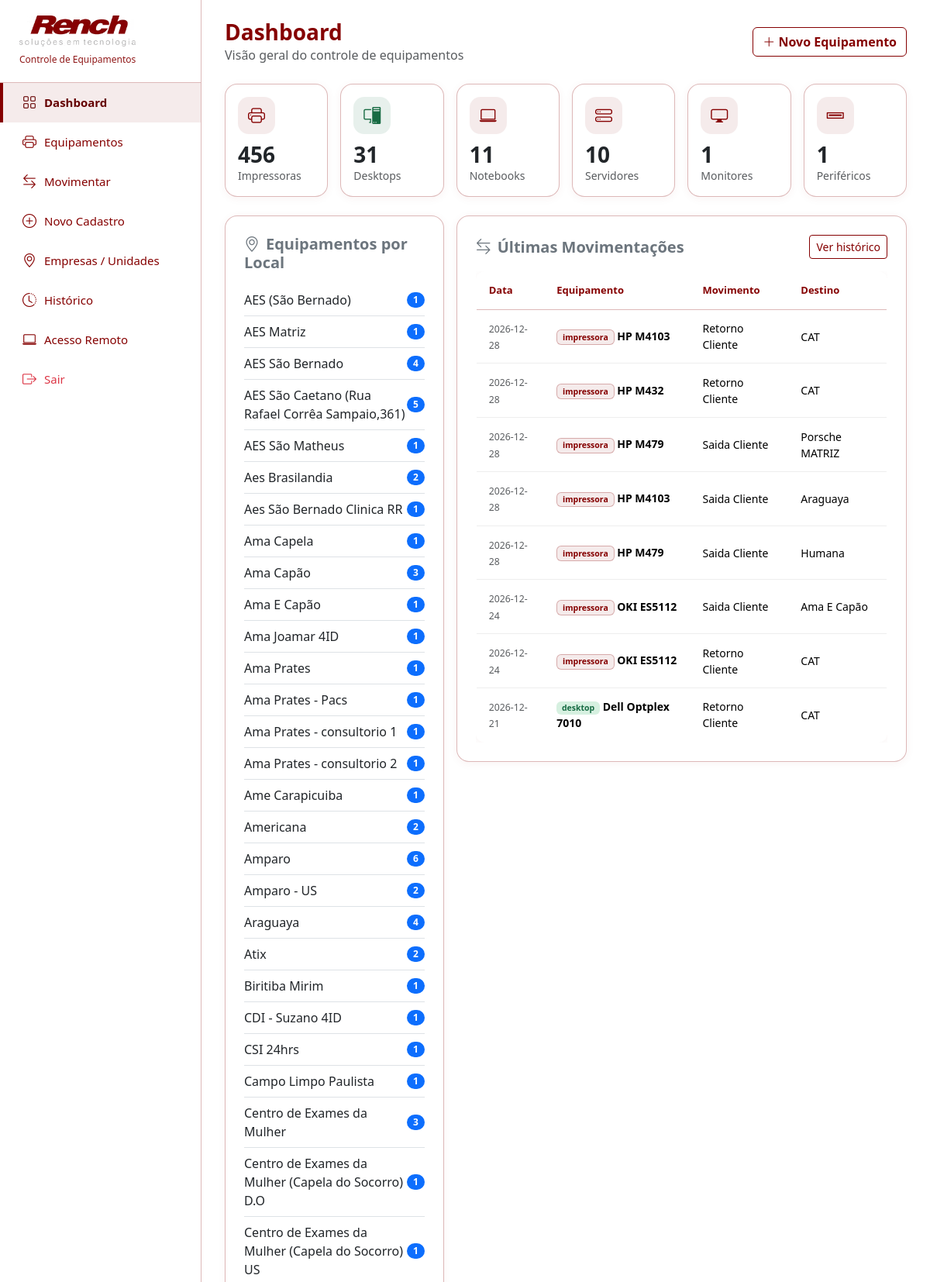
/ (signed in, upper part), run on the app's committed database.
### tables this page shows
CREATE TABLE equipamentos (
            id INTEGER PRIMARY KEY AUTOINCREMENT,
            codigo TEXT,
            tipo_equipamento TEXT NOT NULL CHECK(tipo_equipamento IN ('impressora','desktop','notebook','servidor','monitor','periferico')),
            fabricante TEXT,
            modelo TEXT NOT NULL,
            numero_serie TEXT,
            patrimonio TEXT,
            
            -- Campos especificos IMPRESSORA
            funcao TEXT CHECK(funcao IN ('impressora','multifuncional')),
            tipo_impressao TEXT CHECK(tipo_impressao IN ('laser','jato_de_tinta','etiqueta','termica')),
            tamanho_papel TEXT CHECK(tamanho_papel IN ('A3','A4','etiqueta','cupom')),
            funcionalidades TEXT,
            contador_mono INTEGER DEFAULT 0,
            contador_color INTEGER DEFAULT 0,
            
            -- Campos especificos COMPUTADOR/SERVIDOR
            processador_modelo TEXT,
            processador_geracao TEXT,
            processador_velocidade TEXT,
            memoria_capacidade TEXT,
            memoria_tipo TEXT,
            memoria_barramento TEXT,
            memoria_velocidade TEXT,
            armazenamento_1_capacidade TEXT,
            armazenamento_1_tipo TEXT,
            armazenamento_2_capacidade TEXT,
            armazenamento_2_tipo TEXT,
            armazenamento_3_capacidade TEXT,
            armazenamento_3_tipo TEXT,
            
            -- Campos comuns
            status TEXT DEFAULT 'ativo' CHECK(status IN ('ativo','inativo')),
            local_atual_id INTEGER,
            local_atual_nome TEXT,
            cliente_atual TEXT,
            observacoes TEXT,
            data_cadastro TIMESTAMP DEFAULT CURRENT_TIMESTAMP,
            ativo INTEGER DEFAULT 1, unidade_id INTEGER REFERENCES unidades(id),
            FOREIGN KEY (local_atual_id) REFERENCES locais(id)
        );

CREATE TABLE movimentacoes (
            id INTEGER PRIMARY KEY AUTOINCREMENT,
            equipamento_id INTEGER NOT NULL,
            data_movimentacao DATE NOT NULL,
            origem_local TEXT,
            origem_unidade TEXT,
            destino_local TEXT NOT NULL,
            destino_unidade TEXT,
            tipo_movimento TEXT NOT NULL CHECK(tipo_movimento IN (
                'entrada_estoque','saida_cliente','retorno_cliente',
                'envio_manutencao','retorno_manutencao','transferencia'
            )),
            responsavel TEXT,
            observacoes TEXT,
            FOREIGN KEY (equipamento_id) REFERENCES equipamentos(id)
        );

### app.py (the view)
@app.route('/')
@login_required
def index():
    db = get_db()
    cur = db.cursor()
    cur.execute("SELECT tipo_equipamento, COUNT(*) as qtd FROM equipamentos WHERE ativo=1 GROUP BY tipo_equipamento")
    por_tipo = {r['tipo_equipamento']: r['qtd'] for r in cur.fetchall()}
    cur.execute("SELECT local_atual_nome, COUNT(*) as qtd FROM equipamentos WHERE ativo=1 AND local_atual_nome IS NOT NULL GROUP BY local_atual_nome")
    por_local = cur.fetchall()
    cur.execute("""
        SELECT m.data_movimentacao, e.tipo_equipamento, e.modelo, e.numero_serie, m.tipo_movimento, m.destino_local, m.responsavel
        FROM movimentacoes m
        JOIN equipamentos e ON m.equipamento_id = e.id
        WHERE m.data_movimentacao LIKE '____-__-__'
        ORDER BY m.data_movimentacao DESC, m.id DESC
        LIMIT 8
    """)
    ultimas_mov = cur.fetchall()
    return render_template('dashboard.html',
        por_tipo=por_tipo, por_local=por_local, ultimas_mov=ultimas_mov
    )

### app.py (called while the page is built)
def get_db():
    db = getattr(g, '_database', None)
    if db is None:
        db = g._database = sqlite3.connect(DATABASE)
        db.row_factory = sqlite3.Row
    return db

@app.teardown_appcontext
def close_connection(exception):
    db = getattr(g, '_database', None)
    if db is not None:
        db.close()

def login_required(f):
    @wraps(f)
    def decorated_function(*args, **kwargs):
        if not session.get('logado'):
            return redirect(url_for('login'))
        return f(*args, **kwargs)
    return decorated_function

### templates/dashboard.html (shortened to what this page needs)
{% extends "base.html" %}
{% block content %}
<div class="page-header">
  <div>
    <h1>Dashboard</h1>
    <p class="text-muted mb-0">Visão geral do controle de equipamentos</p>
  </div>
  <a href="{{url_for('novo_equipamento')}}" class="btn btn-rench-primary"><i class="bi bi-plus-lg"></i> Novo Equipamento</a>
</div>
<div class="row g-3 mb-4">
  {% set tipos = [
    ('impressora','Impressoras','bg-soft-primary','bi-printer'),
    ('desktop','Desktops','bg-soft-success','bi-pc-display'),
    ('notebook','Notebooks','bg-soft-primary','bi-laptop'),
    ('servidor','Servidores','bg-soft-accent','bi-hdd-stack'),
    ('monitor','Monitores','bg-soft-danger','bi-display'),
    ('periferico','Periféricos','bg-soft-primary','bi-usb')
  ] %}
  {% for tipo, label, cls, icon in tipos %}
    <div class="col-6 col-md-4 col-xl-2">
      <a href="{{url_for('lista_equipamentos', tipo=tipo)}}" class="text-decoration-none">
        <div class="card card-dashboard h-100 p-3">
          <div class="icon-circle {{cls}}"><i class="bi {{icon}}"></i></div>
          <h3 class="fw-bold mb-0">{{por_tipo.get(tipo,0)}}</h3>
          <small class="text-muted">{{label}}</small>
        </div>
      </a>
    </div>
  {% endfor %}
</div>
<div class="row g-3">
  <div class="col-lg-4">
    <div class="card card-dashboard p-4">
      <h5 class="fw-bold text-secondary mb-3"><i class="bi bi-geo-alt me-2"></i>Equipamentos por Local</h5>
      {% for l in por_local %}
        <div class="d-flex justify-content-between align-items-center py-2 border-bottom">
          <span>{{l.local_atual_nome or 'Não definido'}}</span>
          <span class="badge rounded-pill bg-primary">{{l.qtd}}</span>
        </div>
      {% else %}
        <p class="text-muted mb-0">Nenhum equipamento alocado.</p>
      {% endfor %}
    </div>
  </div>
  <div class="col-lg-8">
    <div class="card card-dashboard p-4">
      <div class="d-flex justify-content-between align-items-center mb-3">
        <h5 class="fw-bold text-secondary mb-0"><i class="bi bi-arrow-left-right me-2"></i>Últimas Movimentações</h5>
        <a href="{{url_for('historico')}}" class="btn btn-sm btn-outline-primary">Ver histórico</a>
      </div>
      <div class="table-responsive">
        <table class="table table-rench mb-0">
          <thead>
            <tr>
              <th>Data</th>
              <th>Equipamento</th>
              <th>Movimento</th>
              <th>Destino</th>
            </tr>
          </thead>
          <tbody>
          {% for m in ultimas_mov %}
            <tr>
              <td><small class="text-muted">{{m.data_movimentacao}}</small></td>
              <td>
                <span class="badge badge-{{m.tipo_equipamento}}">{{m.tipo_equipamento}}</span>
                <strong>{{m.modelo}}</strong>
              </td>
              <td>{{m.tipo_movimento.replace('_',' ')|title}}</td>
              <td>{{m.destino_local}}</td>
            </tr>
          {% else %}
            <tr><td colspan="4" class="text-center text-muted py-4">Nenhuma movimentação registrada.</td></tr>
          {% endfor %}
          </tbody>
        </table>
      </div>
    </div>
  </div>
</div>
{% endblock %}

### templates/base.html (style rules this page uses)
:root { --primary:#850001;--primary-dark:#650001;--primary-light:rgba(133,0,1,0.08);--primary-borda:rgba(133,0,1,0.28);--accent:#850001;--success:#176B43;--danger:#850001;--warning:#B76E00;--bg:#FFFFFF;--sidebar-width:260px; }
body { background:var(--bg);font-family:'Segoe UI',Arial,sans-serif;color:#222; }
.card-dashboard { border:1px solid var(--primary-borda);border-radius:16px;box-shadow:0 2px 12px rgba(133,0,1,0.05);transition:0.2s;background:#fff; }
.icon-circle { width:48px;height:48px;border-radius:14px;display:flex;align-items:center;justify-content:center;font-size:22px;margin-bottom:10px; }
.bg-soft-primary { background:var(--primary-light);color:var(--primary); }
.bg-soft-accent { background:var(--primary-light);color:var(--accent); }
.bg-soft-danger { background:var(--primary-light);color:var(--danger); }
.bg-soft-success { background:rgba(23,107,67,0.10);color:var(--success); }
.badge-impressora { background:var(--primary-light);color:var(--primary);border:1px solid var(--primary-borda); }
.badge-desktop { background:#D6F0E0;color:var(--success); }
.table-rench { background:#fff;border-radius:12px;overflow:hidden;box-shadow:0 2px 12px rgba(133,0,1,0.05);border:1px solid var(--primary-borda); }
.table-rench thead th { background:#fff;color:var(--primary);font-weight:700;border-bottom:1px solid var(--primary-borda);font-size:13px;padding:14px 16px; }
.table-rench tbody td { padding:13px 16px;font-size:14px;border-bottom:1px solid #eee;vertical-align:middle; }
.btn-rench-primary { background:#fff;border-color:var(--primary);color:var(--primary);font-weight:700; }
.btn-outline-primary { border-color:var(--primary);color:var(--primary); }
.page-header { display:flex;justify-content:space-between;align-items:center;margin-bottom:25px; }
.page-header h1 { font-size:28px;font-weight:700;color:var(--primary);margin:0; }

### data on the page
equipamentos: local_atual_nome "AES (São Bernado)", qtd "1"
equipamentos: local_atual_nome "AES Matriz", qtd "1"
equipamentos: local_atual_nome "AES São Matheus", qtd "1"
equipamentos: local_atual_nome "Aes São Bernado Clinica RR", qtd "1"
equipamentos: local_atual_nome "Ama Capela", qtd "1"
equipamentos: local_atual_nome "Ama E Capão", qtd "1"
equipamentos: local_atual_nome "Ama Joamar 4ID", qtd "1"
equipamentos: local_atual_nome "Ama Prates", qtd "1"
equipamentos: local_atual_nome "Ama Prates - Pacs", qtd "1"
equipamentos: local_atual_nome "Ama Prates - consultorio 1", qtd "1"
equipamentos: local_atual_nome "Ama Prates - consultorio 2", qtd "1"
equipamentos: local_atual_nome "Ame Carapicuiba", qtd "1"
equipamentos: local_atual_nome "Biritiba Mirim", qtd "1"
equipamentos: local_atual_nome "CDI - Suzano 4ID", qtd "1"
equipamentos: local_atual_nome "CSI 24hrs", qtd "1"
equipamentos: local_atual_nome "Campo Limpo Paulista", qtd "1"
equipamentos: local_atual_nome "Centro de Exames da Mulher (Capela do Socorro) D.O", qtd "1"
equipamentos: local_atual_nome "Centro de Exames da Mulher (Capela do Socorro) US", qtd "1"
movimentacoes: data_movimentacao "2026-12-28", tipo_equipamento "impressora", modelo "HP M4103", tipo_movimento.replace "Retorno Cliente", destino_local "CAT"
movimentacoes: data_movimentacao "2026-12-28", tipo_equipamento "impressora", modelo "HP M432", tipo_movimento.replace "Retorno Cliente", destino_local "CAT"
movimentacoes: data_movimentacao "2026-12-28", tipo_equipamento "impressora", modelo "HP M479", tipo_movimento.replace "Saida Cliente", destino_local "Porsche MATRIZ"
movimentacoes: data_movimentacao "2026-12-28", tipo_equipamento "impressora", modelo "HP M4103", tipo_movimento.replace "Saida Cliente", destino_local "Araguaya"
movimentacoes: data_movimentacao "2026-12-28", tipo_equipamento "impressora", modelo "HP M479", tipo_movimento.replace "Saida Cliente", destino_local "Humana"
movimentacoes: data_movimentacao "2026-12-24", tipo_equipamento "impressora", modelo "OKI ES5112", tipo_movimento.replace "Saida Cliente", destino_local "Ama E Capão"
movimentacoes: data_movimentacao "2026-12-24", tipo_equipamento "impressora", modelo "OKI ES5112", tipo_movimento.replace "Retorno Cliente", destino_local "CAT"
movimentacoes: data_movimentacao "2026-12-21", tipo_equipamento "desktop", modelo "Dell Optplex 7010", tipo_movimento.replace "Retorno Cliente", destino_local "CAT"

### other printed values
{{ por_tipo.get(tipo,0) }} "456" "31" "11" "10" "1" "1"
{{ label }} "Impressoras" "Desktops" "Notebooks" "Servidores" "Monitores" "Periféricos"
{{ l.local_atual_nome or 'Não definido' }} "AES São Bernado" "AES São Caetano (Rua Rafael Corrêa Sampaio,361)" "Aes Brasilandia" "Ama Capão" "Americana" "Amparo" "Amparo - US" "Araguaya" "Atix" "Centro de Exames da Mulher"
{{ l.qtd }} "4" "5" "2" "3" "2" "6" "2" "4" "2" "3"
